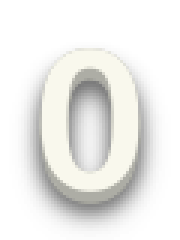
#> input picture assets/whitecat/combo-0@2x.png, 60 x 80 px, given in place of score-0@2x.png, which was not available (shown 3 times larger)
$ python prepare-intro-digits.py
#> lines starting #> are read from the running program, lines starting #| are printed output that depends on the picture
"""Pack the original WhiteCat HUD glyphs without resizing or changing pixels."""
from pathlib import Path

from PIL import Image

skin = Path(__file__).resolve().parent.parent / "assets" / "whitecat"
glyphs = [("score", str(n)) for n in range(10)]
glyphs += [("score", "dot"), ("score", "percent"), ("combo", "x")]
atlas = Image.new("RGBA", (60 * len(glyphs), 80))
#> atlas: PIL image 780x80 RGBA; every value is 0
for index, (prefix, name) in enumerate(glyphs):
    with Image.open(skin / f"{prefix}-{name}@2x.png") as glyph:
#> glyph is the input picture: PIL image 60x80 RGBA; mean R, G, B, A 88.3, 88.2, 84.3, 70.1
        atlas.paste(glyph.convert("RGBA"), (index * 60, 0))
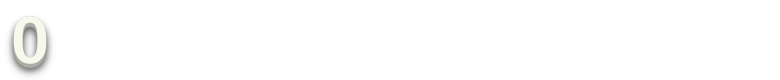
#> atlas: PIL image 780x80 RGBA; mean R, G, B, A 6.8, 6.8, 6.5, 5.4; transparent parts drawn white
#> pass 2 of the loop `for index, (prefix, name) in enumerate(glyphs):`:
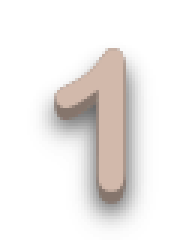
#> input picture assets/whitecat/combo-1@2x.png, 60 x 80 px, given in place of score-1@2x.png, which was not available (shown 3 times larger)
#> glyph is the input picture: PIL image 60x80 RGBA; mean R, G, B, A 78.6, 69.6, 64.5, 41.9
#> `atlas.paste(glyph.convert("RGBA"), (index * 60, 0))`:
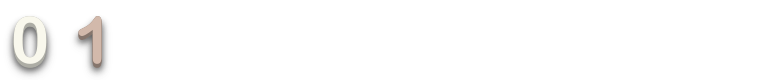
#> atlas: PIL image 780x80 RGBA; mean R, G, B, A 12.8, 12.1, 11.4, 8.6; transparent parts drawn white
#> (the run stopped early here; a loop or call above may not have finished)
